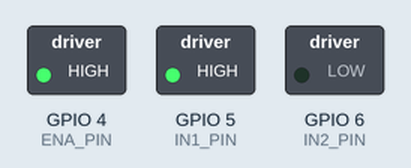
Simulated run of this sketch. Board: ESP32-S3. On the bench: switched loads named in the sketch (green lamp = pin HIGH). What the sketch prints to the serial monitor is not drawn.

Above: at 0.1 s.
Timing chart, 0 to 1.6 s (numbered marks = the images above):
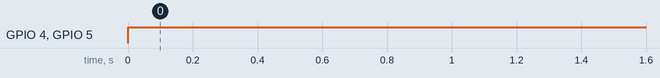

Measured:
- by itself, GPIO 4 (ENA_PIN), GPIO 5 (IN1_PIN): LOW → HIGH at 0.00 s

The sketch:

tst.ino
```cpp
// Khai báo chân kết nối ESP32-S3 với L298N
const int ENA_PIN = 4;  // Chân PWM chỉnh tốc độ bơm
const int IN1_PIN = 5;
const int IN2_PIN = 6;

// Hàm bật bơm với tốc độ từ 0 đến 255 (255 = mạnh nhất)
void batBom(int tocDo) {
  tocDo = constrain(tocDo, 0, 255);
  digitalWrite(IN1_PIN, HIGH);
  digitalWrite(IN2_PIN, LOW);
  analogWrite(ENA_PIN, tocDo);
}

// Hàm tắt bơm
void tatBom() {
  digitalWrite(IN1_PIN, LOW);
  digitalWrite(IN2_PIN, LOW);
  analogWrite(ENA_PIN, 0);
}

void setup() {
  Serial.begin(115200);

  pinMode(ENA_PIN, OUTPUT);
  pinMode(IN1_PIN, OUTPUT);
  pinMode(IN2_PIN, OUTPUT);

  // Đảm bảo bơm tắt khi mới khởi động
  tatBom();
  Serial.println("He thong dieu khien bom 12V san sang!");
}

void loop() {
  // 1. Chạy bơm tốc độ trung bình (~60%) trong 3 giây


  // 2. Chạy bơm tối đa (100%) trong 3 giây
  Serial.println("Bat bom: Toc do 100%");
  batBom(255);
}
```
